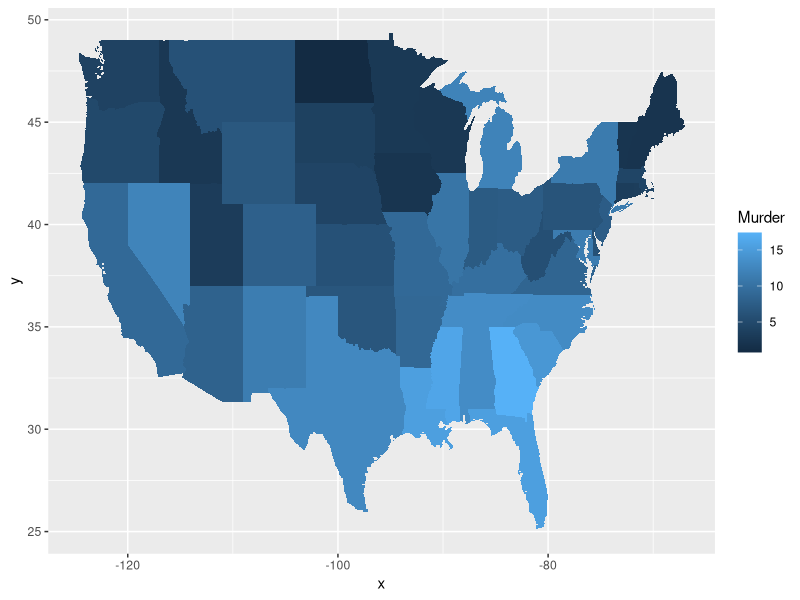

This chart was generated by the following R code:
## ---- chunk 1
library(datasets)
## ---- chunk 2
dat <- USArrests # this line is renaming the data
## ---- chunk 3
dat$state <- tolower(rownames(USArrests))
## ---- chunk 4
names(dat)
# Hey professor, the four variables are Murder, Assault, UrbanPop, Rape.
## ---- chunk 5

## ---- chunk 6

## ---- chunk 7

## ---- chunk 8
library(maps) 
library(ggplot2) 

ggplot(dat, aes(map_id=state, fill=Murder)) + 
  geom_map(map=map_data("state")) + 
  expand_limits(x=map_data("state")$long, y=map_data("state")$lat)
